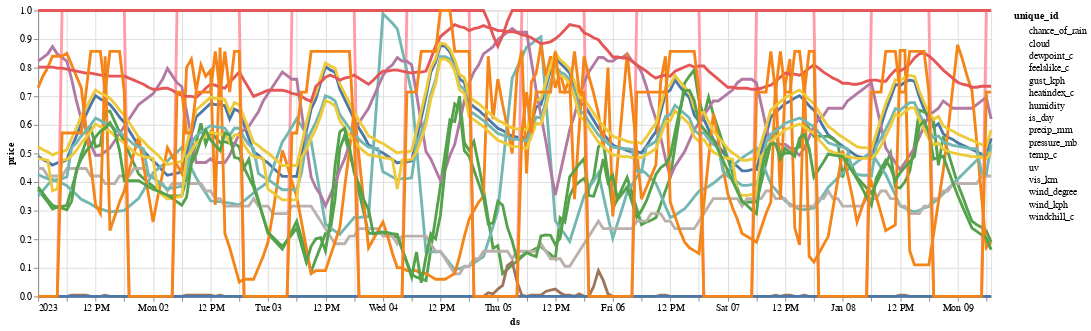

The code cell stored with this chart in its notebook:
### Code cell
altair_plot(df_plot)

### Figure 1 — Vega-Lite specification as saved in the notebook (floating-point values rounded to 4 significant figures; data arrays with more than 128 entries replaced by an {"elided": "..."} marker saying what was removed)
{"config": {"view": {"continuousWidth": 300, "continuousHeight": 300}}, "layer": [{"mark": {"type": "circle"}, "encoding": {"color": {"field": "unique_id", "type": "nominal"}, "opacity": {"value": 0}, "x": {"field": "ds", "type": "temporal"}, "y": {"field": "price", "type": "quantitative"}}, "name": "view_1"}, {"mark": {"type": "line"}, "encoding": {"color": {"field": "unique_id", "type": "nominal"}, "size": {"condition": {"test": {"not": {"param": "param_1"}}, "value": 1}, "value": 3}, "x": {"field": "ds", "type": "temporal"}, "y": {"field": "price", "type": "quantitative"}}}], "data": {"name": "data-3bd45c721caeccec820dee197cf22751"}, "params": [{"name": "param_1", "select": {"type": "point", "fields": ["unique_id"], "nearest": true, "on": "mouseover"}, "bind": "legend", "views": ["view_1"]}], "width": 1000, "$schema": "https://vega.github.io/schema/vega-lite/v5.15.1.json", "datasets": {"data-3bd45c721caeccec820dee197cf22751": {"elided": "3200 records"}}}
